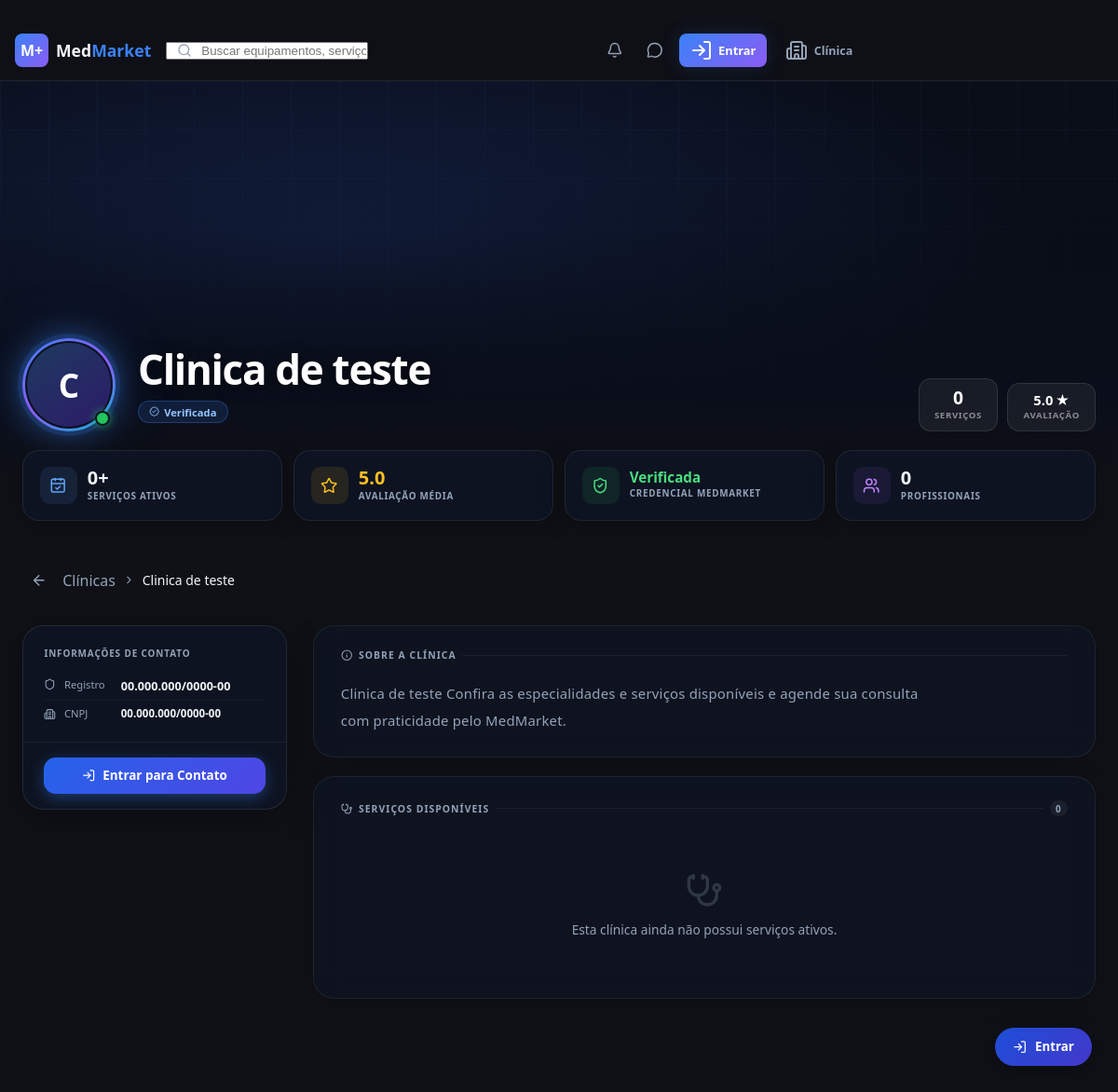
Screenshot of /perfil/clinica/1 with the database file from the repository.
### App/models.py (models this page shows, shortened)
class ClinicProfile(db.Model):
    __tablename__ = 'clinic_profiles'
    id                = db.Column(db.Integer,     primary_key=True)
    user_id           = db.Column(db.Integer,     db.ForeignKey('users.id'), unique=True, nullable=False)
    razao_social      = db.Column(db.String(150), nullable=False)
    cnpj              = db.Column(db.String(14),  unique=True, nullable=False, index=True)
    crm_cro           = db.Column(db.String(30),  nullable=True)
    endereco          = db.Column(db.String(300),  nullable=True)
    cep               = db.Column(db.String(9),   nullable=True)
    document_filename = db.Column(db.String(255), nullable=True)
    bio               = db.Column(db.Text,        nullable=True)
    avatar_url        = db.Column(db.String(255), nullable=True)
    banner_url        = db.Column(db.String(255), nullable=True)
    especialidades    = db.Column(db.String(500), nullable=True)
    created_at        = db.Column(db.DateTime,    server_default=db.func.now())
    user = db.relationship('User', back_populates='clinic_profile')

### app.py (the view)
@app.route("/perfil/clinica/<int:clinic_id>")
def clinic_profile_view(clinic_id):
    clinic = User.query.filter_by(id=clinic_id, user_type="CLINICA").first()
    if not clinic:
        return render_template("404.html"), 404
    services    = ClinicService.query.filter_by(clinic_id=clinic_id, active=True).order_by(ClinicService.created_at.desc()).all()
    specialties = sorted({s.specialty for s in services if s.specialty})
    doctors     = sorted({s.doctor_name for s in services if s.doctor_name})
    return render_template(
        "clinic_profile_view.html",
        clinic=clinic,
        services=services,
        specialties=specialties,
        doctors=doctors,
        is_logged_in=session.get("user") is not None,
        query="",
        selected_category="",
        chat_messages=chat_messages,
    )

### templates/clinic_profile_view.html (shortened to what this page needs)
﻿{% extends "base.html" %}
{% block content %}
{% set profile = clinic.clinic_profile %}
{% set cname   = profile.razao_social if profile else clinic.name %}
{% set addr    = profile.endereco     if profile else '' %}
{% set hero_img = namespace(url='') %}
{% for svc in services %}
  {% if not hero_img.url and svc.imagem_url %}
    {% set hero_img.url = url_for('static', filename=svc.imagem_url) %}
  {% endif %}
{% endfor %}
{% set map_addr = namespace(val='') %}
{% for svc in services %}
  {% if not map_addr.val %}
    {% if svc.logradouro %}
      {% set map_addr.val = svc.logradouro ~ (', ' ~ svc.numero if svc.numero else '') ~ (', ' ~ svc.cidade if svc.cidade else '') ~ (', ' ~ svc.estado if svc.estado else '') %}
    {% elif svc.google_maps_link %}
      {% set map_addr.val = svc.google_maps_link %}
    {% endif %}
  {% endif %}
{% endfor %}
{% if not map_addr.val and addr %}{% set map_addr.val = addr %}{% endif %}
{% set gallery_imgs = services | selectattr('imagem_url') | list %}
{% set wa_num = namespace(val='') %}
{% if clinic.telefone %}
  {% set _t = clinic.telefone | replace('(','') | replace(')','') | replace(' ','') | replace('-','') %}
  {% set wa_num.val = ('55' ~ _t) if not _t.startswith('55') else _t %}
{% endif %}
{% set _icons  = ['stethoscope','heart','eye','brain','activity','shield-check','sun','zap','user-check','thermometer','microscope','syringe'] %}
{% set _colors = ['#60a5fa','#f87171','#22d3ee','#c084fc','#4ade80','#34d399','#fbbf24','#fb923c','#f472b6','#a78bfa','#38bdf8','#e879f9'] %}
{% set _bgs    = ['rgba(96,165,250,.1)','rgba(248,113,113,.1)','rgba(34,211,238,.1)','rgba(192,132,252,.1)','rgba(74,222,128,.1)','rgba(52,211,153,.1)','rgba(251,191,36,.1)','rgba(251,146,60,.1)','rgba(244,114,182,.1)','rgba(167,139,250,.1)','rgba(56,189,248,.1)','rgba(232,121,249,.1)'] %}
<section class="cpv-hero">
  {% if hero_img.url %}
  <div class="cpv-hero-bg" style="background-image:url('{{ hero_img.url }}');"></div>
  {% else %}
  <div class="cpv-hero-bg-grad"></div>
  {% endif %}
  <div class="cpv-hero-overlay"></div>
  <div class="cpv-hero-inner">
    <div class="cpv-hero-profile">
      <div class="cpv-avatar-ring">
        <div class="cpv-avatar">{{ cname[0] | upper }}</div>
      </div>
      <div>
        <h1 class="cpv-hero-name">{{ cname }}</h1>
        <div class="cpv-hero-badges">
          <span class="cpv-badge cpv-badge-verified">
            <i data-lucide="badge-check"></i> Verificada
          </span>
        </div>
      </div>
    </div>
    <div class="cpv-hero-stats">
      <div class="cpv-hstat">
        <span class="cpv-hstat-val">{{ services | length }}</span>
        <span class="cpv-hstat-lbl">Serviços</span>
      </div>
      <div class="cpv-hstat">
        <span class="cpv-hstat-val" style="font-size:.92rem;">5.0&thinsp;★</span>
        <span class="cpv-hstat-lbl">Avaliação</span>
      </div>
    </div>
  </div>
</section>
<div class="cpv-statsbar-wrap">
  <div class="cpv-statsbar">
    <div class="cpv-sstat">
      <div class="cpv-sstat-icon" style="background:rgba(96,165,250,.1);color:#60a5fa;"><i data-lucide="calendar-check"></i></div>
      <div><div class="cpv-sstat-val">{{ services | length }}+</div><div class="cpv-sstat-lbl">Serviços Ativos</div></div>
    </div>
    <div class="cpv-sstat">
      <div class="cpv-sstat-icon" style="background:rgba(251,191,36,.1);color:#fbbf24;"><i data-lucide="star"></i></div>
      <div><div class="cpv-sstat-val" style="color:#fbbf24;">5.0</div><div class="cpv-sstat-lbl">Avaliação Média</div></div>
    </div>
    <div class="cpv-sstat">
      <div class="cpv-sstat-icon" style="background:rgba(34,197,94,.1);color:#4ade80;"><i data-lucide="shield-check"></i></div>
      <div><div class="cpv-sstat-val" style="color:#4ade80;font-size:.95rem;">Verificada</div><div class="cpv-sstat-lbl">Credencial MedMarket</div></div>
    </div>
    <div class="cpv-sstat">
      <div class="cpv-sstat-icon" style="background:rgba(139,92,246,.1);color:#c084fc;"><i data-lucide="users"></i></div>
      <div><div class="cpv-sstat-val">{{ doctors | length }}</div><div class="cpv-sstat-lbl">Profissionais</div></div>
    </div>
  </div>
</div>
<div style="max-width:1200px;margin:0 auto 1.25rem;padding:0 1.5rem;">
  <div class="breadcrumb-inner">
    <a href="/" class="btn-icon"><i data-lucide="arrow-left"></i></a>
    <span class="text-muted">Clínicas</span>
    <i data-lucide="chevron-right" class="icon-xs text-muted"></i>
    <span class="breadcrumb-title">{{ cname }}</span>
  </div>
</div>
<div class="cpv-main-wrap">
<div class="cpv-layout">
  <aside class="cpv-aside">
    <div class="cpv-contact-card">
      <div class="cpv-cc-head">
        <div class="cpv-cc-label">Informações de Contato</div>
        {% if profile and profile.crm_cro %}
        <div class="cpv-meta-row">
          <i data-lucide="shield" class="cpv-meta-ico"></i>
          <span class="cpv-meta-lbl">Registro</span>
          <span class="cpv-meta-val">{{ profile.crm_cro }}</span>
        </div>
        {% endif %}
        {% if profile and profile.cnpj %}
        <div class="cpv-meta-row">
          <i data-lucide="building-2" class="cpv-meta-ico"></i>
          <span class="cpv-meta-lbl">CNPJ</span>
          <span class="cpv-meta-val" style="font-size:.72rem;">
            {{ profile.cnpj[:2] ~ '.' ~ profile.cnpj[2:5] ~ '.' ~ profile.cnpj[5:8] ~ '/' ~ profile.cnpj[8:12] ~ '-' ~ profile.cnpj[12:] if profile.cnpj | length == 14 else profile.cnpj }}
          </span>
        </div>
        {% endif %}
      </div>
      <div class="cpv-cc-cta">
        {% if is_logged_in %}
        <a href="/chat/{{ clinic.id }}" class="cpv-btn-cta cpv-btn-primary">
          <i data-lucide="message-circle"></i> Enviar Mensagem
        </a>
        {% else %}
        <a href="/auth?redirect=/perfil/clinica/{{ clinic.id }}" class="cpv-btn-cta cpv-btn-primary">
          <i data-lucide="log-in"></i> Entrar para Contato
        </a>
        {% endif %}
      </div>
    </div>
  </aside>
  <div>
    <div class="cpv-section">
      <div class="cpv-sec-hd"><i data-lucide="info"></i> Sobre a Clínica<div class="cpv-sec-hd-line"></div></div>
      {% for svc in services if svc.description and svc.description | trim %}
        {% if loop.first %}<p class="cpv-bio">{{ svc.description }}</p>{% endif %}
      {% else %}
      <p class="cpv-bio" style="color:var(--muted);">
        {% if addr %}{{ cname }} está localizada em {{ addr }}.{% else %}{{ cname }}{% endif %}
        Confira as especialidades e serviços disponíveis e agende sua consulta com praticidade pelo MedMarket.
      </p>
      {% endfor %}
    </div>
    <div class="cpv-section">
      <div class="cpv-sec-hd"><i data-lucide="stethoscope"></i> Serviços Disponíveis<div class="cpv-sec-hd-line"></div><span class="cpv-sec-hd-count">{{ services | length }}</span></div>
      {% if services %}
      <div class="cpv-svc-grid">
        {% for svc in services %}
        <div class="cpv-svc-card fade-in">
          <div class="cpv-svc-img">
            {% if svc.imagem_url %}
            <img src="{{ url_for('static', filename=svc.imagem_url) }}" alt="{{ svc.title | e }}" loading="lazy" />
            {% else %}
            <i data-lucide="stethoscope" class="cpv-svc-img-icon"></i>
            {% endif %}
          </div>
          <div class="cpv-svc-body">
            <div class="cpv-svc-title">{{ svc.title }}</div>
            <div class="cpv-svc-meta">
              <i data-lucide="user"></i>{{ svc.doctor_name }}
              <span class="cpv-svc-spec">{{ svc.specialty }}</span>
            </div>
            {% if svc.logradouro %}
            <div style="font-size:.7rem;color:var(--muted);display:flex;align-items:center;gap:.25rem;margin-top:.1rem;">
              <i data-lucide="map-pin" style="width:.6rem;height:.6rem;flex-shrink:0;"></i>
              {{ svc.logradouro }}{% if svc.numero %}, {{ svc.numero }}{% endif %}{% if svc.cidade %} — {{ svc.cidade }}{% endif %}
            </div>
            {% endif %}
            <div class="cpv-svc-price">R$ {{ "{:,.0f}".format(svc.price).replace(",", ".") }}</div>
          </div>
          <div class="cpv-svc-foot">
            <a href="{{ url_for('listing_detail', listing_id=svc.id) }}"
               class="btn btn-primary btn-sm w-full" style="font-size:.78rem;justify-content:center;">
              <i data-lucide="calendar-check" style="width:.8rem;height:.8rem;"></i> Ver e Agendar
            </a>
          </div>
        </div>
        {% endfor %}
      </div>
      {% else %}
      <div style="text-align:center;padding:2.5rem 1rem;color:var(--muted);">
        <i data-lucide="stethoscope" style="display:block;margin:0 auto .75rem;width:2.5rem;height:2.5rem;opacity:.25;"></i>
        <p style="font-size:.86rem;margin:0;">Esta clínica ainda não possui serviços ativos.</p>
      </div>
      {% endif %}
    </div>
  </div>
</div>
</div>
<div class="cpv-fab">
  {% if is_logged_in %}
  <a href="/chat/{{ clinic.id }}" class="cpv-fab-btn cpv-fab-chat" title="Enviar Mensagem">
    <i data-lucide="message-circle"></i><span class="cpv-fab-label">Mensagem</span>
  </a>
  {% else %}
  <a href="/auth?redirect=/perfil/clinica/{{ clinic.id }}" class="cpv-fab-btn cpv-fab-chat" title="Entrar">
    <i data-lucide="log-in"></i><span class="cpv-fab-label">Entrar</span>
  </a>
  {% endif %}
</div>
{% endblock %}

### static/css/style.css (style rules this page uses)
*, *::before, *::after { box-sizing: border-box; margin: 0; padding: 0; }
:root { --bg: #0f1117; --bg2: #161b27; --card: #1a2035; --border: rgba(255,255,255,0.08); --primary: #3b82f6; --primary-fg: #fff; --accent: #10b981; --accent-fg: #fff; --warning: #f59e0b; --warning-fg: #000; --fg: #f1f5f9; --muted: #94a3b8; --secondary: #1e2a3b; --radius: 0.5rem; --radius-lg: 0.75rem; --radius-xl: 1rem; --shadow-glow: 0 0 20px rgba(59,130,246,0.15); --gradient-cta: linear-gradient(135deg, #3b82f6 0%, #8b5cf6 100%); --font-body: system-ui, -apple-system, sans-serif; --font-display: 'Inter', system-ui, sans-serif; }
html { scroll-behavior: smooth; }
body { background: var(--bg); color: var(--fg); font-family: var(--font-body); min-height: 100vh; }
a { text-decoration: none; color: inherit; }
.text-muted { color: var(--muted); }
.btn-icon { display: inline-flex; align-items: center; justify-content: center; width: 2.2rem; height: 2.2rem; border-radius: var(--radius); border: none; background: transparent; color: var(--muted); cursor: pointer; transition: color .2s, background .2s; }
.btn-icon svg { width: 1.1rem; height: 1.1rem; }
.icon-xs { width: 0.8rem; height: 0.8rem; display: inline-block; vertical-align: middle; }
.breadcrumb-inner { display: flex; align-items: center; gap: 0.5rem; height: 3.5rem; }
.breadcrumb-title { font-size: 0.875rem; font-weight: 500; white-space: nowrap; overflow: hidden; text-overflow: ellipsis; }

### rows the page displays
ClinicProfile: razao_social "C", razao_social "Clinica de teste", crm_cro "00.000.000/0000-00", cnpj "00.000.000/0000-00"

### other values shown
{{ services | length }} "0"
{{ doctors | length }} "0"
